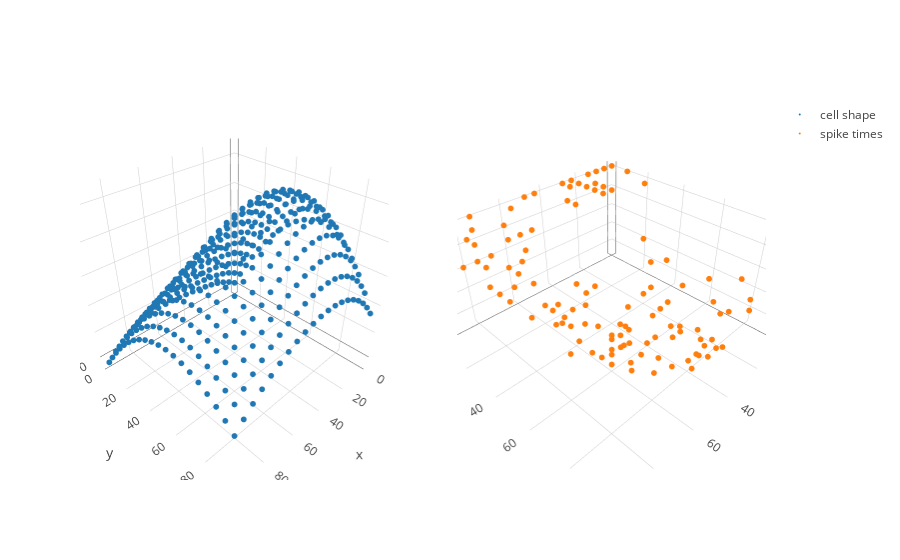

Here is the notebook cell this chart was saved with:
### Markdown cell above
**Short description of problem**: We want to infer the conditional probability of a neuron firing given stimulation at particular spatial locations. We let $s_i$ denote the "gain" of stimulation at a given location $x_i$. On the right, we assume that we stimulate the neuron at a set of spatial locations $\{x_i\}_{i=1}^N$, and we receive the timing of the first spikes $\{y_i\}_{i=1}^N$. This $y_i$ is some stochastic function of $s_i$. For intuition, note that where the gain of stimulation is higher, the neurons tend to fire sooner.

The inference problem is as follows: given the timings of spikes at a sub-grid of stimulation locations, we want to infer the overall cell shape and quantify our uncertainty.  For inference, we put a GP prior on $\log s$.

$$\log s \sim \mathcal{GP}(\mu(\cdot), K(\cdot, \cdot))$$
$$y_i \sim \text{LIF}(s(x_i))$$

where LIF denotes a leaky integrate and fire likelihood, where the only free parameter is $s$.

### Code cell
X = sim.sim_X_equispaced(D = 2, N_dim = 20, lower=0, upper=100)
f = sim.sim_f(X, RBF(40., 1.), mu = 6.) - 1e-3*np.sum(np.square(X-50), 1)
ls = np.ones(len(f))
lif_gen = LIFSim(l=ls)
spikes = lif_gen.sim(f)

X_part, y_part = sim.rand_partial_grid(X, spikes, 0.3)
X_full, y_full, obs_idx, imag_idx = sim.fill_grid(X_part, y_part)
color = np.zeros(X_full.shape[0])
color[obs_idx] = 1.0

trace_func = go.Scatter3d(x = X[:,0], y = X[:,1], z=f, mode = 'markers', marker=dict(size = 2), name = "cell shape")
trace_draws = go.Scatter3d(x = X_part[:,0], y = X_part[:,1], z=y_part, mode = 'markers', marker=dict(size = 2), name = "spike times")
fig = tools.make_subplots(rows=1, cols=2, specs=[[{'is_3d': True}, {'is_3d': True}]])
fig.append_trace(trace_func, 1, 1)
fig.append_trace(trace_draws, 1, 2)
iplot(fig)

### Figure 1 — Plotly figure (JSON) as saved in the notebook; plotly's stock layout.template omitted (floating-point values rounded to 4 significant figures; data arrays with more than 128 entries replaced by an {"elided": "..."} marker saying what was removed)
{"data": [{"marker": {"size": 2}, "mode": "markers", "name": "cell shape", "scene": "scene1", "type": "scatter3d", "x": {"elided": "400 int values"}, "y": {"elided": "400 int values"}, "z": {"elided": "400 float values"}}, {"marker": {"size": 2}, "mode": "markers", "name": "spike times", "scene": "scene2", "type": "scatter3d", "x": [0, 0, 0, 0, 0, 5, 5, 5, 5, 10, 10, 10, 10, 15, 15, 15, 20, 20, 20, 20, 20, 20, 20, 25, 25, 25, 25, 25, 25, 25, 25, 25, 25, 30, 30, 30, 30, 30, 30, 35, 35, 35, 35, 40, 40, 40, 40, 40, 40, 40, 45, 45, 45, 45, 45, 45, 45, 50, 50, 50, 50, 50, 50, 50, 50, 55, 55, 55, 55, 60, 60, 60, 60, 65, 65, 65, 65, 65, 70, 70, 70, 70, 70, 75, 75, 75, 75, 75, 75, 80, 80, 80, 80, 80, 80, 85, 85, 85, 85, 85, 85, 85, 85, 85, 85, 90, 90, 90, 90, 90, 90, 90, 95, 95, 95, 95, 95, 95, 95, 95], "y": [0, 10, 60, 75, 95, 0, 25, 40, 50, 0, 30, 35, 85, 0, 40, 50, 10, 15, 20, 40, 50, 70, 90, 0, 5, 10, 15, 20, 50, 60, 65, 75, 80, 0, 5, 40, 65, 80, 85, 60, 80, 85, 90, 15, 20, 30, 45, 50, 60, 80, 0, 30, 50, 55, 70, 85, 95, 0, 30, 35, 50, 55, 80, 90, 95, 40, 55, 65, 95, 5, 30, 70, 80, 25, 40, 55, 60, 65, 15, 25, 40, 45, 95, 0, 25, 35, 55, 60, 80, 10, 40, 45, 50, 55, 85, 0, 15, 20, 30, 40, 45, 70, 80, 85, 95, 10, 15, 30, 35, 50, 75, 90, 0, 10, 20, 30, 45, 50, 55, 65], "z": [51, 51, 16, 23, 51, 51, 51, 19, 10, 51, 28, 18, 23, 51, 9, 6, 51, 51, 51, 8, 5, 5, 26, 51, 51, 51, 51, 51, 4, 4, 4, 6, 9, 51, 51, 6, 4, 9, 11, 4, 8, 10, 18, 51, 51, 17, 5, 5, 4, 8, 51, 16, 5, 4, 6, 11, 42, 51, 23, 15, 6, 5, 12, 24, 44, 11, 7, 7, 51, 51, 18, 10, 16, 51, 20, 12, 13, 13, 51, 51, 26, 23, 51, 51, 51, 51, 18, 27, 38, 51, 51, 45, 39, 34, 51, 51, 51, 51, 51, 51, 51, 51, 51, 51, 51, 51, 51, 51, 51, 51, 51, 51, 51, 51, 51, 51, 51, 51, 51, 51]}], "layout": {"scene1": {"domain": {"x": [0, 0.45], "y": [0, 1]}}, "scene2": {"domain": {"x": [0.55, 1], "y": [0, 1]}}}}
